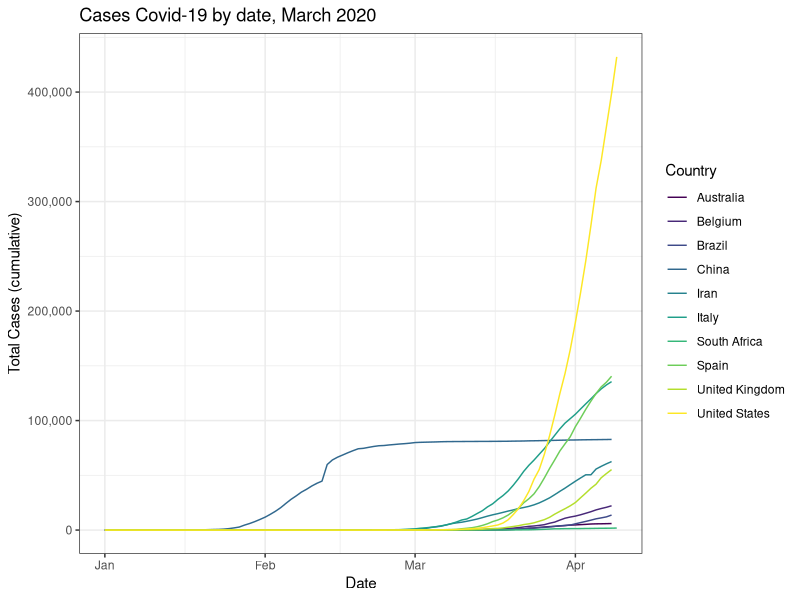
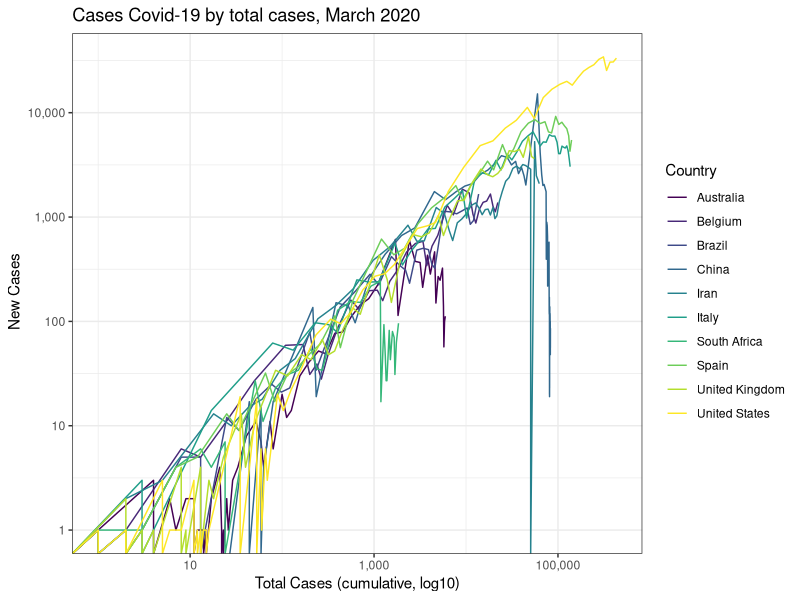
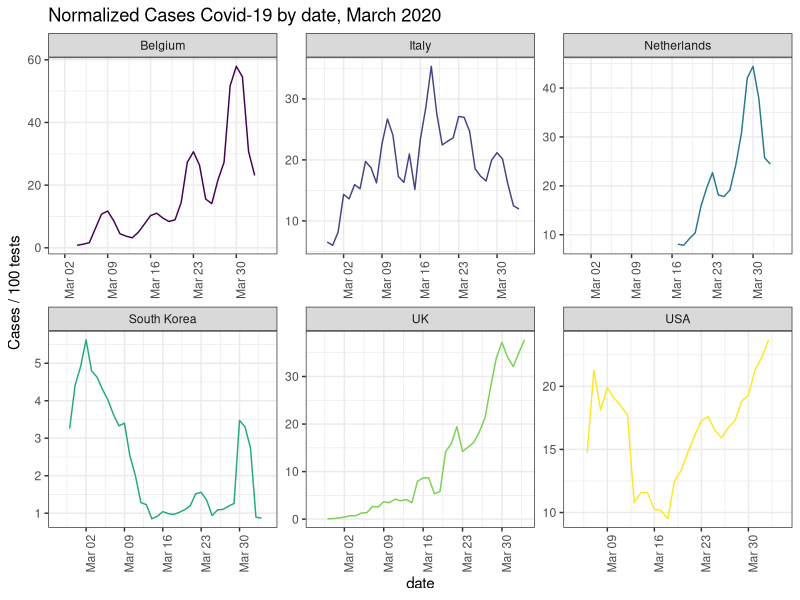
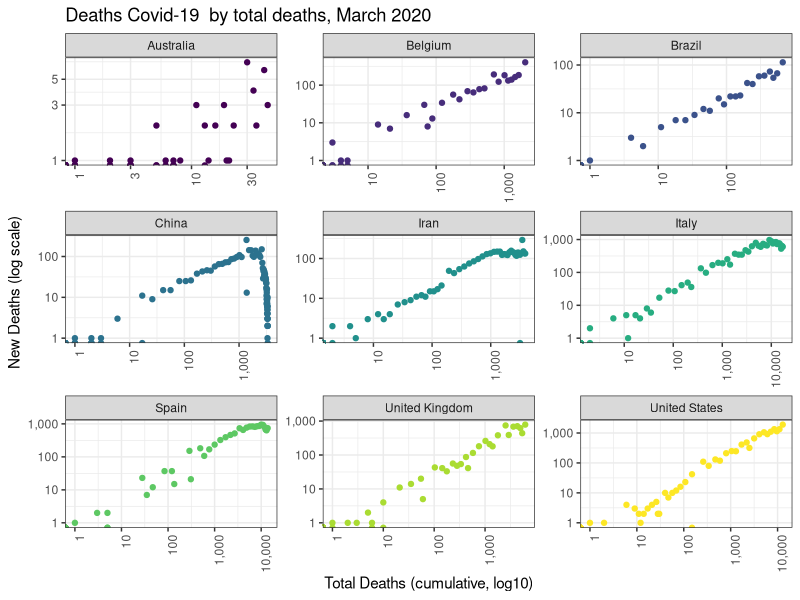

R code for these plots, in order:
#### Covid-19 #####

# US data: https://covidtracking.com/us-daily/
# Others: https://ourworldindata.org/covid-testing


# install.packages("tidyverse", dependencies = TRUE)
# install.packages("readxl")
library(tidyverse)
theme_set(theme_bw())
library(lubridate)
library(readxl)
library(scales)


## 1. importing data -----------
covid_norm <- read_excel("COVID-normalizado_ed.xlsx")
str(covid_norm)

covid_norm2 <- read_excel("fig-1-2-2.xlsx")
str(covid_norm2)

# filter countries
covid_deaths <-  read_excel("fig-4.xlsx")
str(covid_deaths)


# 2. graph cumulative/date --------------
ggplot(covid_norm2, aes(date, cumulative, color = country)) +
  geom_line() +
  labs(title = "Cases Covid-19 by date, March 2020",
       x = "Date",
       y = "Total Cases (cumulative)",
       color = "Country") +
  scale_color_viridis_d() +
  scale_y_continuous(labels = comma)


# 3. graph cases/cumulative ----------
ggplot(covid_norm2, aes(cumulative, confirmed, color = country)) +
  geom_line() +
  scale_x_log10(labels = comma) +
  scale_y_log10(labels = comma) +
  labs(title = "Cases Covid-19 by total cases, March 2020",
       x = "Total Cases (cumulative, log10)",
       y = " New Cases",  
       color = "Country") +
  scale_color_viridis_d()


# 4. graph new cases ---------------------------
ggplot(covid_norm, aes(date, media3days, color = country)) +
  geom_line() +
  scale_y_continuous(labels = comma) +
  labs(title = "Normalized Cases Covid-19 by date, March 2020",
       y = "Cases / 100 tests") +
  facet_wrap(~country, scales = "free") +
  theme(axis.text.x = element_text(angle = 90, hjust = 1),
        legend.position = "none") +
  scale_color_viridis_d()


# 5. graph deaths ----------------
ggplot(covid_deaths, aes(total, daily, color=country)) +
  geom_point() +
  scale_x_log10(labels = comma) +
  scale_y_log10(labels = comma) +
  labs(title = "Deaths Covid-19  by total deaths, March 2020",
       x = "Total Deaths (cumulative, log10)", 
       y = "New Deaths (log scale)") +
  facet_wrap(~ country, scales = "free") +
  theme(axis.text.x = element_text(angle = 90, hjust = 1),
        legend.position = "none") +
  scale_color_viridis_d()


## end

